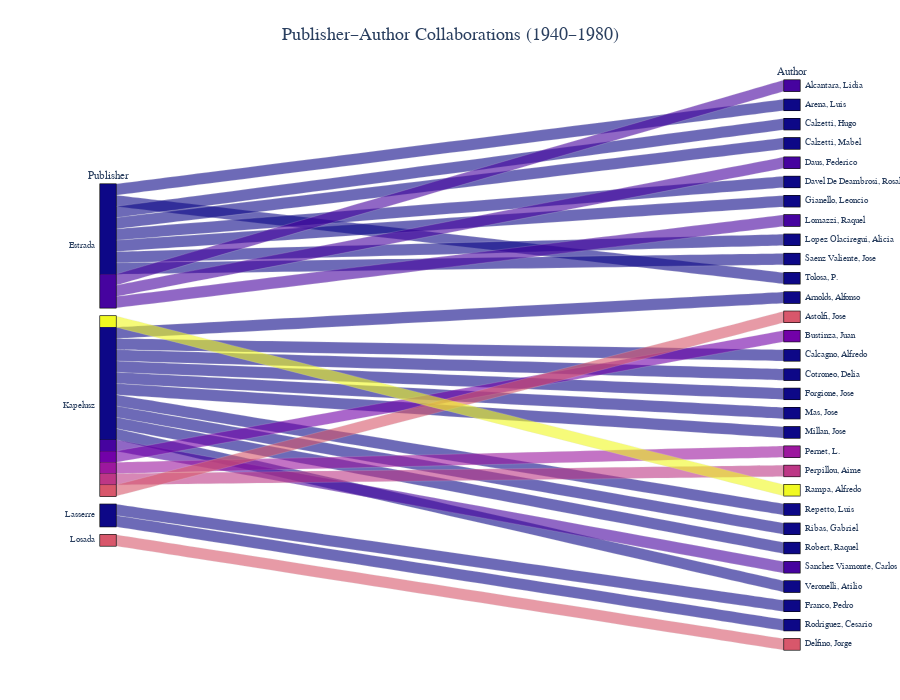

Write notebook code for a chart like this one.
### Code cell
fig = px.parallel_categories(
    df.explode('Authors')
      .query('(Year >= 1940) & (Year < 1980)')
      .groupby(['Publisher', 'Authors'])
      .size()
      .reset_index(name='count')
      .query('count >= 2'),
    dimensions=['Publisher', 'Authors'],
    color='count',
    color_continuous_scale=px.colors.sequential.Plasma,
    labels={'Publisher': 'Publisher', 'Authors': 'Author', 'count': 'Books Count'},
)


fig.update_layout(
    title=dict(
        text="Publisher–Author Collaborations (1940–1980)",
        x=0.5,
        xanchor='center',
        font=dict(size=18, family='Arial Black')
    ),
    font=dict(size=11, family='Arial'),
    coloraxis_colorbar=dict(
        title="Books Count",
        tickfont=dict(size=10)
    ),
    paper_bgcolor='white',
    plot_bgcolor='white',
    margin=dict(l=60, r=60, t=80, b=50),
    height=700,
    dragmode=False, 
    coloraxis_showscale=False
)

fig.show()

### Figure 1 — Plotly figure (JSON) as saved in the notebook; plotly's stock layout.template omitted (floating-point values rounded to 4 significant figures)
{"data": [{"dimensions": [{"label": "Publisher", "values": ["Estrada", "Estrada", "Estrada", "Estrada", "Estrada", "Estrada", "Estrada", "Estrada", "Estrada", "Estrada", "Estrada", "Kapelusz", "Kapelusz", "Kapelusz", "Kapelusz", "Kapelusz", "Kapelusz", "Kapelusz", "Kapelusz", "Kapelusz", "Kapelusz", "Kapelusz", "Kapelusz", "Kapelusz", "Kapelusz", "Kapelusz", "Kapelusz", "Lasserre", "Lasserre", "Losada"]}, {"label": "Author", "values": ["Alcantara, Lidia", "Arena, Luis", "Calzetti, Hugo", "Calzetti, Mabel", "Daus, Federico", "Davel De Deambrosi, Rosalia", "Gianello, Leoncio", "Lomazzi, Raquel", "Lopez Olaciregui, Alicia", "Saenz Valiente, Jose", "Tolosa, P.", "Arnolds, Alfonso", "Astolfi, Jose", "Bustinza, Juan", "Calcagno, Alfredo", "Cotroneo, Delia", "Forgione, Jose", "Mas, Jose", "Millan, Jose", "Pernet, L.", "Perpillou, Aime", "Rampa, Alfredo", "Repetto, Luis", "Ribas, Gabriel", "Robert, Raquel", "Sanchez Viamonte, Carlos", "Veronelli, Atilio", "Franco, Pedro", "Rodriguez, Cesario", "Delfino, Jorge"]}], "domain": {"x": [0, 1], "y": [0, 1]}, "line": {"color": [3, 2, 2, 2, 3, 2, 2, 3, 2, 2, 2, 2, 7, 4, 2, 2, 2, 2, 2, 5, 6, 11, 2, 2, 2, 3, 2, 2, 2, 7], "coloraxis": "coloraxis"}, "name": "", "type": "parcats"}], "layout": {"coloraxis": {"colorbar": {"tickfont": {"size": 10}, "title": {"text": "Books Count"}}, "colorscale": [[0, "#0d0887"], [0.1111, "#46039f"], [0.2222, "#7201a8"], [0.3333, "#9c179e"], [0.4444, "#bd3786"], [0.5556, "#d8576b"], [0.6667, "#ed7953"], [0.7778, "#fb9f3a"], [0.8889, "#fdca26"], [1, "#f0f921"]], "showscale": false}, "dragmode": false, "font": {"family": "Arial", "size": 11}, "height": 700, "legend": {"tracegroupgap": 0}, "margin": {"b": 50, "l": 60, "r": 60, "t": 80}, "paper_bgcolor": "white", "plot_bgcolor": "white", "title": {"font": {"family": "Arial Black", "size": 18}, "text": "Publisher–Author Collaborations (1940–1980)", "x": 0.5, "xanchor": "center"}}}
